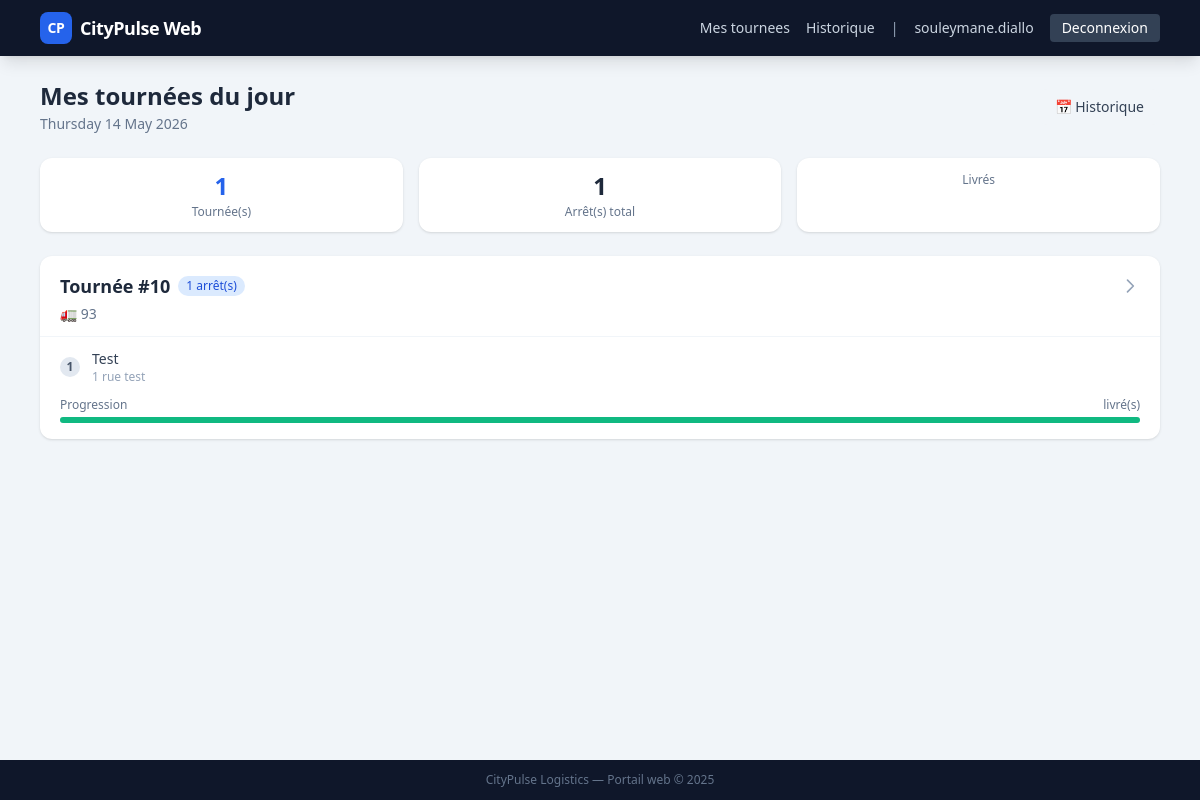
Screenshot of /driver/ (signed in) with the database file from the repository.
### apps/accounts/models.py (models this page shows)
class User(AbstractUser):
    class Role(models.TextChoices):
        DRIVER = "driver", "Driver"
        CLIENT = "client", "Client"
    role = models.CharField(max_length=20, choices=Role.choices, default=Role.CLIENT)
    phone = models.CharField(max_length=32, blank=True)
    desktop_id = models.CharField(max_length=64, blank=True)

### apps/routes/models.py (models this page shows, shortened)
class DriverRoute(models.Model):
    vehicle_id_ext = models.CharField(max_length=64)
    driver_id_ext = models.CharField(max_length=64)
    planned_date = models.DateField()
    stops_json = models.JSONField(default=list)
    driver = models.ForeignKey(
        settings.AUTH_USER_MODEL,
        on_delete=models.SET_NULL,
        null=True,
        blank=True,
        related_name="driver_routes",
    )
    created_at = models.DateTimeField(auto_now_add=True)

### apps/routes/views.py (the view)
# urls.py: path("driver/", views.driver_dashboard, name="driver-dashboard"),
@login_required(login_url="/driver/login/")
def driver_dashboard(request):
    if not _is_driver(request.user):
        return redirect("/client/")
    today = timezone.localdate()
    routes = DriverRoute.objects.filter(planned_date=today).order_by("id")
    return render(request, "driver/dashboard.html", {"routes": routes, "today": today})

### apps/routes/views.py (called while the page is built)
def _is_driver(user):
    return getattr(user, "role", "") == "driver" or user.is_staff

### templates/driver/dashboard.html (shortened to what this page needs)
{% extends "base.html" %}
{% block content %}
<div class="mb-6 flex items-center justify-between">
  <div>
    <h1 class="text-2xl font-bold text-slate-800">Mes tournées du jour</h1>
    <p class="text-slate-500 text-sm mt-0.5">{{ today|date:"l d F Y" }}</p>
  </div>
  <a href="/driver/history/"
     class="text-sm bg-slate-100 hover:bg-slate-200 text-slate-700 px-4 py-2 rounded-lg transition font-medium">
    📅 Historique
  </a>
</div>
{% if routes %}
<div class="grid grid-cols-3 gap-4 mb-6">
  <div class="bg-white rounded-xl shadow px-4 py-3 text-center">
    <div class="text-2xl font-bold text-blue-600">{{ routes|length }}</div>
    <div class="text-xs text-slate-500 mt-0.5">Tournée(s)</div>
  </div>
  <div class="bg-white rounded-xl shadow px-4 py-3 text-center">
    <div class="text-2xl font-bold text-slate-800">
      {% with total=0 %}
        {% for r in routes %}{% with n=r.stops_json|length %}{{ n }}{% endwith %}{% endfor %}
      {% endwith %}
    </div>
    <div class="text-xs text-slate-500 mt-0.5">Arrêt(s) total</div>
  </div>
  <div class="bg-white rounded-xl shadow px-4 py-3 text-center">
    <div class="text-xs text-slate-500 mt-0.5">Livrés</div>
  </div>
</div>
<div class="space-y-4">
  {% for route in routes %}
  <a href="/driver/route/{{ route.id }}/"
     class="block bg-white rounded-xl shadow hover:shadow-lg transition-shadow">
    <div class="px-5 pt-4 pb-3 border-b border-slate-100 flex items-start justify-between">
      <div>
        <div class="flex items-center gap-2">
          <span class="text-lg font-bold text-slate-800">Tournée #{{ route.id }}</span>
          <span class="text-xs bg-blue-100 text-blue-700 px-2 py-0.5 rounded-full font-medium">
            {{ route.stops_json|length }} arrêt(s)
          </span>
        </div>
        <div class="text-sm text-slate-500 mt-1 flex items-center gap-1.5">
          🚛 {{ route.vehicle_id_ext|default:"Véhicule non assigné" }}
        </div>
      </div>
      <svg class="w-5 h-5 text-slate-400 mt-1 flex-shrink-0" fill="none" stroke="currentColor" viewBox="0 0 24 24">
        <path stroke-linecap="round" stroke-linejoin="round" stroke-width="2" d="M9 5l7 7-7 7"/>
      </svg>
    </div>
    <div class="px-5 py-3 space-y-2">
      {% for stop in route.stops_json %}
      {% if forloop.counter <= 3 %}
      <div class="flex items-center gap-3">
        <span class="w-5 h-5 rounded-full flex-shrink-0 flex items-center justify-center text-xs font-bold
          {% if stop.status == 'livre' %}bg-emerald-500 text-white
          {% elif stop.status == 'en_cours' %}bg-blue-500 text-white
          {% elif stop.status == 'echec' %}bg-red-500 text-white
          {% else %}bg-slate-200 text-slate-600{% endif %}">
          {{ forloop.counter }}
        </span>
        <div class="flex-1 min-w-0">
          <span class="text-sm font-medium text-slate-700 truncate block">{{ stop.client_name }}</span>
          <span class="text-xs text-slate-400 truncate block">{{ stop.address }}</span>
        </div>
      </div>
      {% endif %}
      {% endfor %}
    </div>
    {% with total=route.stops_json|length %}
    <div class="px-5 pb-4">
      <div class="flex items-center justify-between text-xs text-slate-500 mb-1">
        <span>Progression</span>
        <span>
          {% with done=0 %}
            livré(s)
          {% endwith %}
        </span>
      </div>
      <div class="w-full bg-slate-100 rounded-full h-1.5">
        <div class="bg-emerald-500 h-1.5 rounded-full"
             style="width: {% widthratio route.stops_json|length route.stops_json|length 100 %}%"></div>
      </div>
    </div>
    {% endwith %}
  </a>
  {% endfor %}
</div>
{% endif %}
{% endblock %}

### templates/base.html (shortened to what this page needs)
<!doctype html>
<html lang="fr">
<head>
  <script src="https://cdn.tailwindcss.com"></script>
  <link rel="stylesheet" href="https://unpkg.com/leaflet@1.9.4/dist/leaflet.css" />
</head>
<body class="bg-slate-100 min-h-screen flex flex-col">
  <header class="bg-slate-900 text-white shadow-lg">
    <div class="max-w-6xl mx-auto px-4 h-14 flex items-center justify-between">
      <a href="/" class="flex items-center gap-2 font-bold text-lg tracking-tight">
        <span class="inline-flex items-center justify-center w-8 h-8 rounded-lg bg-blue-600 text-white text-sm font-bold">CP</span>
        CityPulse Web
      </a>
      <nav class="flex items-center gap-4 text-sm">
        {% if user.is_authenticated %}
          {% if user.role == "driver" or user.is_staff %}
            <a href="/driver/" class="text-slate-300 hover:text-white transition">Mes tournees</a>
            <a href="/driver/history/" class="text-slate-300 hover:text-white transition">Historique</a>
          {% endif %}
          <span class="text-slate-400">|</span>
          <span class="text-slate-300 font-medium">{{ user.username }}</span>
          <a href="/logout/" class="bg-slate-700 hover:bg-slate-600 px-3 py-1 rounded text-white transition">Deconnexion</a>
        {% else %}
          <a href="/driver/login/" class="bg-blue-600 hover:bg-blue-700 px-3 py-1 rounded text-white transition">Chauffeur</a>
          <a href="/client/login/" class="bg-slate-600 hover:bg-slate-500 px-3 py-1 rounded text-white transition">Client</a>
        {% endif %}
      </nav>
    </div>
  </header>
  <main class="flex-1 max-w-6xl mx-auto px-4 py-6 w-full">
    {% block content %}{% endblock %}
  </main>
  <footer class="bg-slate-900 text-slate-500 text-xs text-center py-3">
    CityPulse Logistics &mdash; Portail web &copy; 2025
  </footer>
</body>
</html>

### rows the page displays
User: username "souleymane.diallo"
DriverRoute: r "1", id "10", stops_json|length "1", vehicle_id_ext "93", client_name "Test", address "1 rue test"

### other values shown
{{ today|date:"l d F Y" }} "Thursday 14 May 2026"
{{ routes|length }} "1"
